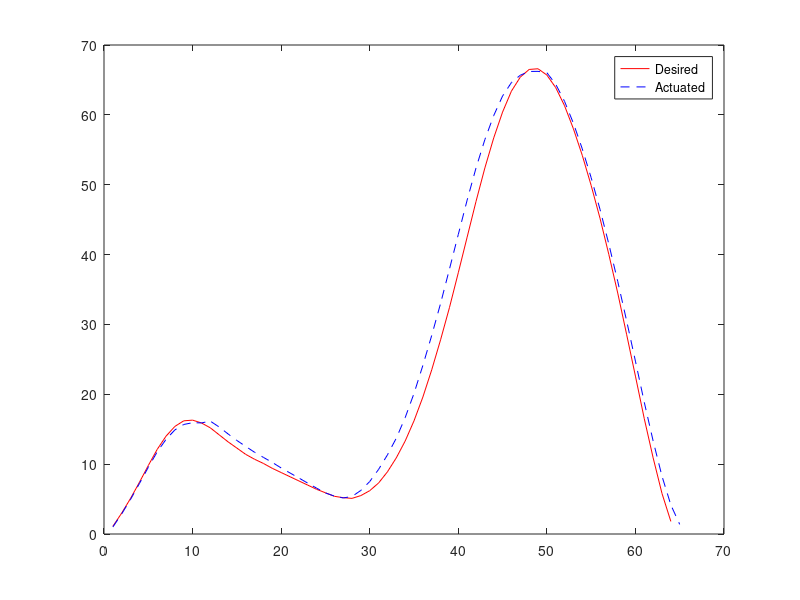

Reproduce this figure in MATLAB.
clear;
close;
clc;

load("kneeangles_cut.mat")
load("Position_t1.mat")

ka_ds = downsample(kneeangles_cut,1)
pos_ds = downsample(pos,52)
pos_ds = pos_ds*0.1
plot(kneeangles_cut,'r')
hold on
plot(pos_ds,'--b')

legend('Desired','Actuated')